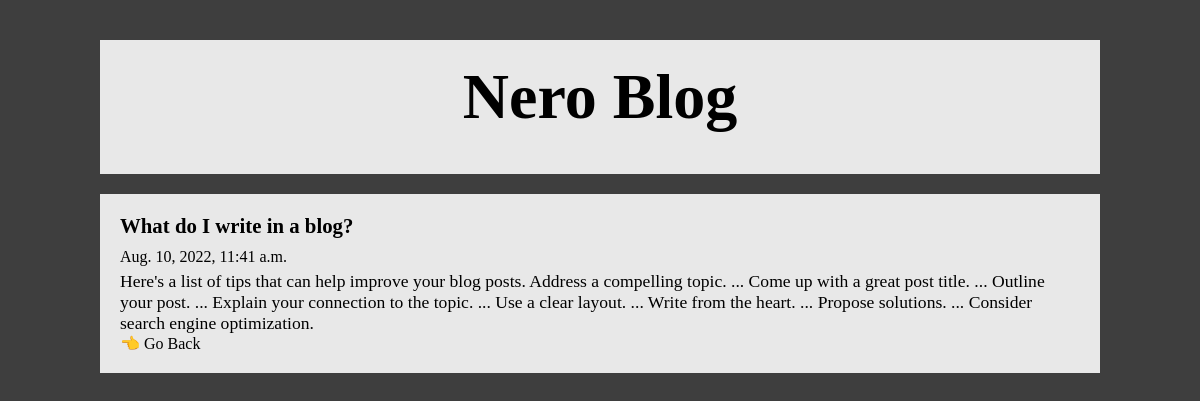
Screenshot of /post/2 with the database file from the repository.
### blogapp/models.py (models this page shows)
class BlogApp(models.Model):
    title = models.CharField(max_length=100)
    body = models.CharField(max_length=1000000)
    created_at = models.DateTimeField(default =datetime.now, blank=True)

### blogapp/views.py (the view)
# urls.py: path('post/<str:pk>',views.post, name='post')
def post(request,pk):
    blog = BlogApp.objects.get(id=pk)
    return render(request,'post.html',{'blog':blog})

### templates/post.html (shortened to what this page needs)
{%load static%}
<!DOCTYPE html>
<html lang="en">
  <head>
    <link rel="stylesheet" href={%static "style.css" %} />
  </head>
  <body>
    <div class="wrapper">
      <div class="container-box">
        <h1 class="title">Nero Blog</h1>
      </div>
      <a style="text-decoration: none; color: black" href="{{blog.id}}">
        <div class="container-box">
          <h2 class="blog-title">{{blog.title}}</h2>
          <div class="blog-date">
            <p>{{blog.created_at}}</p>
          </div>
          <p class="blog-message">{{blog.body}}</p>
          <a
            href="/"
            style="text-decoration: none; color: black; margin-top: 10px"
            >👈 Go Back</a
          >
        </div>
      </a>
    </div>
  </body>
</html>

### static/style.css (style rules this page uses)
*, *::before, *::after { margin: 0; padding: 0; }
body { background: rgb(62, 62, 62); }
.wrapper { margin-top: 40px; }
.container-box { width: 80%; margin: 20px auto; padding: 20px; background: rgb(232, 232, 232); }
.container-box > .title { text-align: center; margin-bottom: 20px; font-size: 4em; }
.container-box .blog-title { margin-bottom: 10px; font-size: 1.3em; }
.container-box .blog-date { margin-bottom: 5px; }
.container-box .blog-message { font-size: 1.1em; }

### rows the page displays
BlogApp: title "What do I write in a blog?", created_at "Aug. 10, 2022, 11:41 a.m.", body "Here's a list of tips that can help improve your blog posts. Address a compelling topic. ... Come up with a great post title. ... Outline your post. ... Explain your connection to the topic. ... Use a clear layout. ... Write from the heart. ... Propose solutions. ... Consider search engine optimization."
